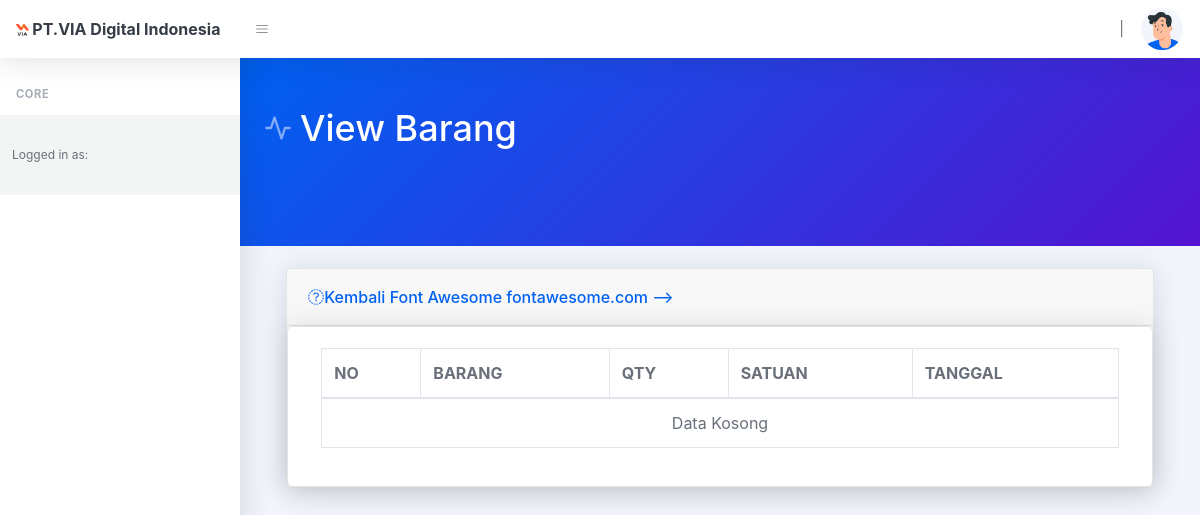
The page /order/view_ditolak/2 on the database as committed earlier.
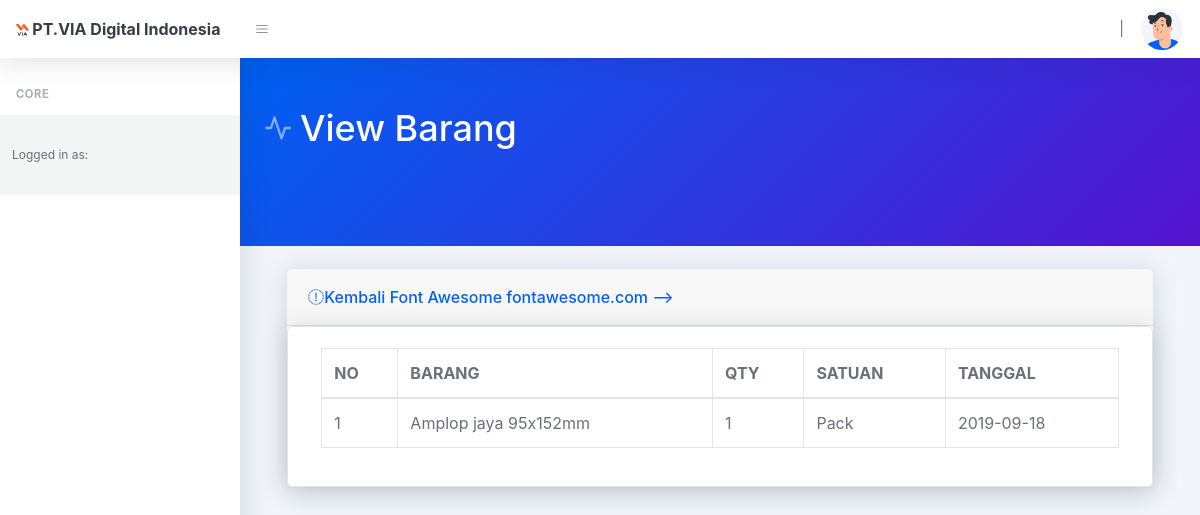
The same page on the database as committed later.
### tables this page shows
CREATE TABLE `data_order` (
  `id_order` int(10) NOT NULL,
  `id_keranjang` varchar(255) NOT NULL,
  `id_barang` varchar(255) NOT NULL,
  `id_dep` varchar(255) NOT NULL,
  `user_id` varchar(255) NOT NULL,
  `qty_order` varchar(255) NOT NULL,
  `tanggal` varchar(50) NOT NULL,
  `ket` text NOT NULL
);

CREATE TABLE `data_barang` (
  `id` int(11) NOT NULL,
  `item` varchar(120) NOT NULL,
  `qty` varchar(120) NOT NULL,
  `satuan` text NOT NULL,
  `kondisi` varchar(50) NOT NULL,
  `status_barang` varchar(50) NOT NULL
);

### application/controllers/Order.php (called while the page is built, shortened)
<?php
class Order extends CI_Controller
{
    public function __construct()
    {
        $this->load->model('order_model');
        $this->load->model('jabatan_model');
        $this->load->model('akun_model');
    }
    public function view_ditolak($id)
    {
        $data['judul'] = 'View Barang';
        $data['alerts'] = $this->order_model->getDataJoin();
        $data['alerts_3'] = $this->order_model->alerts_3();
        $data['nama'] = $this->session->userdata('nama_lengkap');
        $data['jabatan'] = $this->jabatan_model->getDataById($this->session->userdata('id_jab'));
        $data['data'] = $this->order_model->where($id);
        $data['data2'] = $this->order_model->getDataJoin();
        $data['data3'] = $this->order_model->status($id);
        $data['level_akun'] = $this->session->userdata('level');
        $this->load->view('template/header', $data);
        $this->load->view('order/view_order_ditolak', $data);
        $this->load->view('template/footer');
    }
}

### index.php (called while the page is built, shortened)
<?php
require_once BASEPATH.'core/CodeIgniter.php';

### application/models/Order_model.php (called while the page is built, shortened)
<?php
class Order_model extends CI_Model
{
    public function getDataJoin()
    {
        $this->db->select('*');
        $this->db->from('order_status');
        $this->db->join('departemen', 'departemen.id = order_status.departemen');
        $this->db->where('status', 2);
        $query = $this->db->get();
        return $query->result();
    }
    public function where($id)
    {
        $this->db->select('*');
        $this->db->from('data_order');
        $this->db->join('data_barang', 'data_barang.id = data_order.id_barang');
        $this->db->where('id_keranjang', $id);
        return $this->db->get()->result();
    }
    public function alerts_3()
    {
        $this->db->select('*');
        $this->db->from('order_status');
        $this->db->join('departemen', 'departemen.id = order_status.departemen');
        $this->db->where('status', 3);
        $query = $this->db->get();
        return $query->result();
    }
    public function status($id)
    {
        $this->db->where('id_ker', $id);
        $x = $this->db->get('order_status');
        return $x->row();
    }
}

### application/models/Jabatan_model.php (called while the page is built, shortened)
<?php
class Jabatan_model extends CI_Model
{
    public function getDataById($id)
    {
        $this->db->where('id_jab', $id);
        $query = $this->db->get('jabatan');
        return $query->row();
    }
}

### application/views/order/view_order_ditolak.php (the view, shortened to what this page needs)
<div class="container">
    <div class="card-body">
        <div class="card shadow mb-4">
            <div class="card-header">
                <a href="<?= base_url('order') ?>"><i class="fas fa-arrow-circle-left"> Kembali</i></a>
            </div>
            <div class="card">
                <div class="card-body">
                    <div class="row">
                        <div class="table-responsive">
                            <div class="container">
                                <table class="table table-bordered" width="100%" cellspacing="0">
                                    <div class="container">
                                        <thead>
                                            <tr>
                                                <th>NO</th>
                                                <th>BARANG</th>
                                                <th>QTY</th>
                                                <th>SATUAN</th>
                                                <th>TANGGAL</th>
                                            </tr>
                                        </thead>
                                        <tbody>
                                            <?php
                                            $no = 1;
                                            if ($data == false) { ?>
                                                <td colspan='5' align='center'>Data Kosong</td>
                                                <?php
                                            } else {
                                                foreach ($data as $x) { ?>
                                                    <tr>
                                                        <td><?= $no++; ?></td>
                                                        <td><?= $x->item ?></td>
                                                        <td><?= $x->qty_order ?></td>
                                                        <td><?= $x->satuan ?></td>
                                                        <td><?= $x->tanggal; ?></td>
                                                    </tr>
                                                <?php } ?>
                                        </tbody>
                                    <?php
                                            } ?>
                                </table>
                            </div>
                        </div>
                    </div>
                </div>
            </div>
        </div>
    </div>
</div>

Rows that differ between the two databases and show on the page:
added data_order: data_barang.item "Amplop jaya 95x152mm", qty_order "1", data_barang.satuan "Pack", tanggal "2019-09-18"
Other text that changed with them:
text no longer shown: "Data Kosong"
